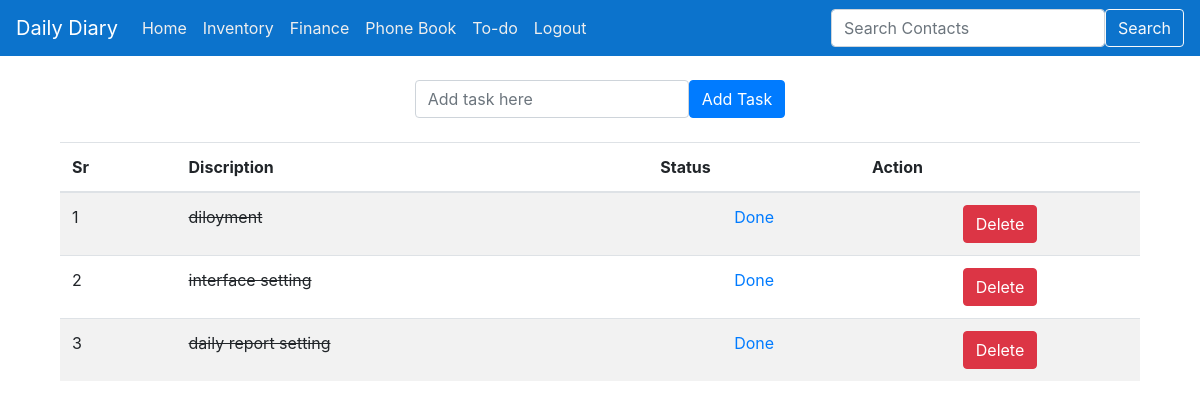
Page /todo/ (signed in) on the earlier database version.
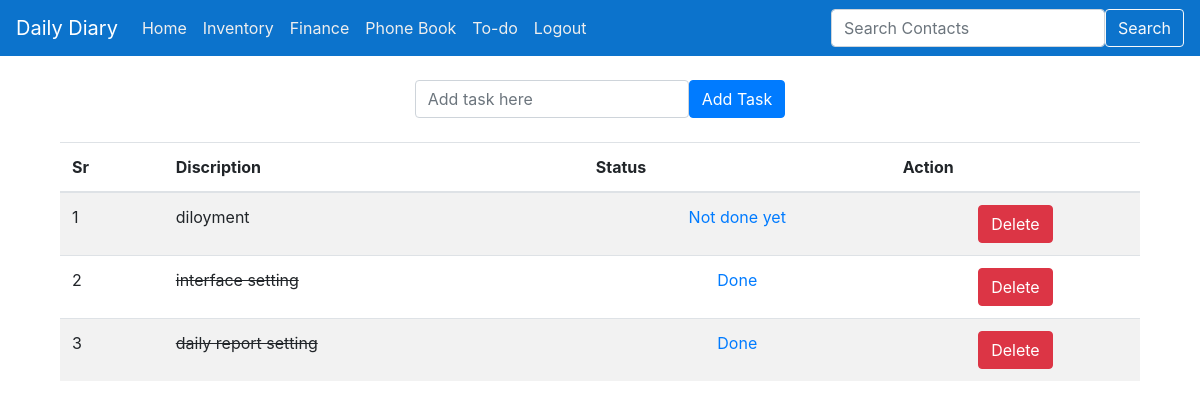
Same page on the later database version.
### blog/models.py (models this page shows, shortened)
class list(models.Model):
    item = models.CharField(max_length=150)
    completed= models.BooleanField(default=False)

### blog/views.py (the view)
# urls.py: path('todo/', views.todo),
@login_required(login_url='/login/')
def todo(request):
    if request.method=='POST':
        form=listform(request.POST or None) ##removed "or none"
        if form.is_valid():
            item = form.cleaned_data['item']
            form.save()
            all_item=list.objects.all()
            messages.success(request, ('Task has been added'))
            return render(request, 'blog/todolist.html',{'all_item':all_item})
    else:
        all_item = list.objects.all()
        return render(request, 'blog/todolist.html',{'all_item':all_item})

### templates/blog/todolist.html (shortened to what this page needs)
<!DOCTYPE html>
{% extends "blog/base.html"%}
{% block body_block %}
<link rel="stylesheet" href="//cdnjs.cloudflare.com/ajax/libs/bootstrap-table/1.10.1/bootstrap-table.min.css">
<br>
<div class="row align-items-center justify-content-center">
  <form class="form-inline" method="post">
  <div class="form-group mb-10">
    <input id="text" name="item" placeholder="Add task here" type="text" required="required" class="form-control">
  </div>
  <button type="submit" class="btn btn-primary mb-10">Add Task</button>
</form>
</div>
<br>
<div class=container>
{% if all_item %}
<table class="css-serial table table-striped " data-toggle="table" data-classes="table table-hover table-condensed"data-striped="true"data-sort-order="desc">
  <thead>
    <tr>
      <th class="th-sm ">Sr</th>
      <th class="th-sm data-field="Name" data-sortable="true">Discription</th>
      <th class="th-sm data-field="Name" data-sortable="true">Status</th>
      <th class="th-sm data-field="Name" data-sortable="true">Action
      </th>
    </tr>
  </thead>
  <tbody>
    {% for things in all_item %}
        {% if things.completed %}
            <tr>
              <td></td>
              <td class="striker">{{things.item}}</td>
              <td><center><a href="/uncross/{{things.id}}">Done</a></center></td>
              <td><center><a href="/deletetodo/{{things.id}}" class="btn btn-danger" onclick="return confirm('Are you sure you want to delete this?');">Delete</a></center></td>
            </tr>
        {% else %}
        <tr>
          <td></td>
          <td>{{things.item}}</td>
          <td><center><a href="/crossoff/{{things.id}}">Not done yet</a></center></td>
          <td><center><a href="/deletetodo/{{things.id}}"  class="btn btn-danger" onclick="return confirm('Are you sure you want to delete this?');">Delete</a></center></td>
        </tr>
      {% endif %}
    {% endfor %}
  </tbody>
      </table>
      {% endif %}
</div>
{% endblock %}

Differences in the rows shown:
changed list "diloyment": completed "Done" → "Not done yet"
